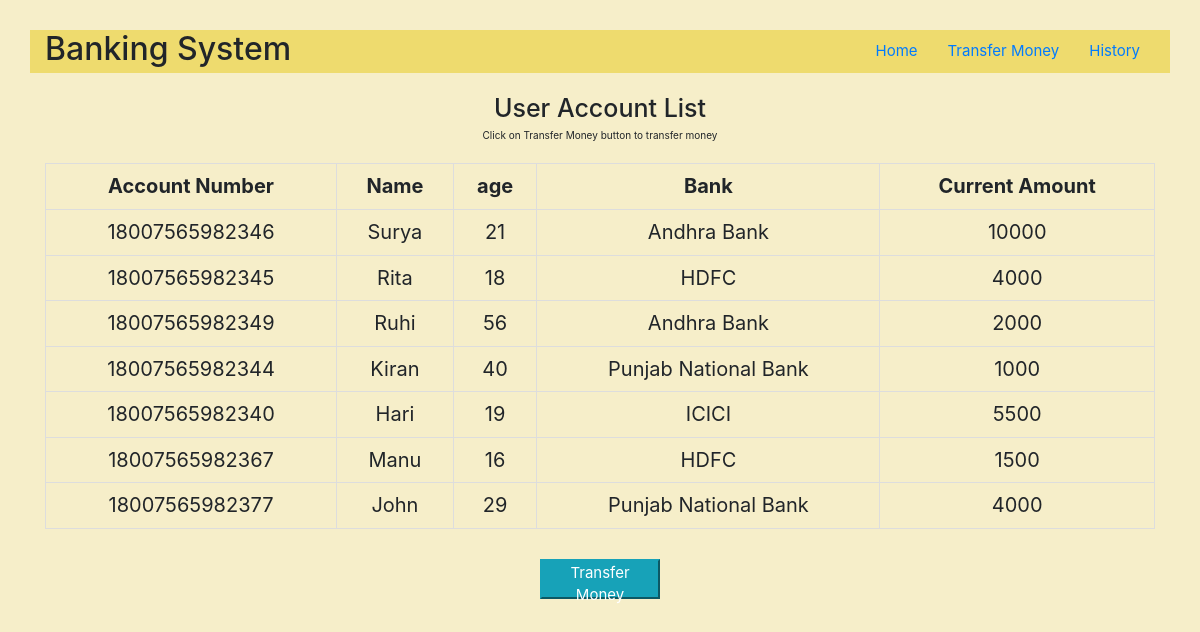
The app's page /userinfo.php with its own data.
### tables this page shows
CREATE TABLE `userinfo` (
  `accountno` varchar(30) NOT NULL,
  `name` varchar(30) NOT NULL,
  `age` varchar(30) NOT NULL,
  `bank` varchar(30) NOT NULL,
  `custamount` varchar(30) NOT NULL
);

### userinfo.php (the view, shortened to what this page needs)
<?php
    include 'connection.php';
    $select_query ="SELECT * FROM userinfo";
    $select_query_result = mysqli_query($con, $select_query);
?>
<!DOCTYPE html>
<html lang="en">
<head>
    <link rel="stylesheet" href="https://cdnjs.cloudflare.com/ajax/libs/font-awesome/4.7.0/css/font-awesome.min.css">
    <link rel="stylesheet" href="https://maxcdn.bootstrapcdn.com/bootstrap/4.5.2/css/bootstrap.min.css">
    <link rel="stylesheet" href="https://maxcdn.bootstrapcdn.com/bootstrap/3.4.1/css/bootstrap.min.css">
    <link rel="stylesheet" href="https://stackpath.bootstrapcdn.com/bootstrap/4.5.2/css/bootstrap.min.css">
    <link rel="stylesheet" href="main.css">
</head>
<body>
    <div class="header">
        <div class="container room">
            <div class="logo ">
                <h1>
                 Banking System
                </h1>
            </div>
            <div class="nav ">
                <li><a href="index.php">Home</a></li>
                <li><a href="userinfo.php">Transfer Money</a></li>
                <li><a href="trans.php">History</a></li>
            </div>
        </div>
    </div>
    <div class="main_heading">
        <center>
            <h1 style="margin-top: 20px;">
                User Account List
            </h1>
            <p>Click on Transfer Money button to transfer money</p>
        </center>
        <center>
        <div class="container">
        <table class= "table table-bordered">
              <tr>
              <th>Account Number</th>
              <th>Name</th>
              <th>age</th>
              <th>Bank</th>
              <th>Current Amount</th>
              </tr>
                       <?php while ($row = mysqli_fetch_array($select_query_result)){ ?>
                       <tr>
                       <td><?php echo $row['accountno']; ?></td>
                       <td><?php echo $row['name']; ?></td>
                       <td><?php echo $row['age']; ?></td>
                       <td><?php echo $row['bank']; ?></td>
                       <td><?php echo $row['custamount']; ?></td>
             </tr>
             <?php } ?>
             </table>
        </div>
            </div>
    <center>
    <button type="button" class="btn2 btn-info btn-all" data-toggle="modal" data-target="#myModal" id="send">Transfer Money</button>
     </center>
</body>
</html>

### main.css (style rules this page uses)
* { box-sizing: border-box; }
body { margin: 0; padding: 0; background-color: #f6eec9; }
.room { background-color: #eedb6e; }
.header { margin-top: 30px; }
.logo h1 { float: left; font-size: 3.2rem; }
.nav { float: right; }
.nav li { font-size: 1.5rem; }
th { text-align: center; font-size: 20px; }
td { text-align: center; font-size: 20px; }
table { margin: 10px 10px 10px 0px; }
.btn-all { margin-bottom: 20px; }
.btn2 { height: 40px; width: 120px; font-size: 15px; margin-top: 20px; }

### records on screen
userinfo: accountno "18007565982346", name "Surya", age "21", bank "Andhra Bank", custamount "10000"
userinfo: accountno "18007565982345", name "Rita", age "18", bank "HDFC", custamount "4000"
userinfo: accountno "18007565982349", name "Ruhi", age "56", bank "Andhra Bank", custamount "2000"
userinfo: accountno "18007565982344", name "Kiran", age "40", bank "Punjab National Bank", custamount "1000"
userinfo: accountno "18007565982340", name "Hari", age "19", bank "ICICI", custamount "5500"
userinfo: accountno "18007565982367", name "Manu", age "16", bank "HDFC", custamount "1500"
userinfo: accountno "18007565982377", name "John", age "29", bank "Punjab National Bank", custamount "4000"
